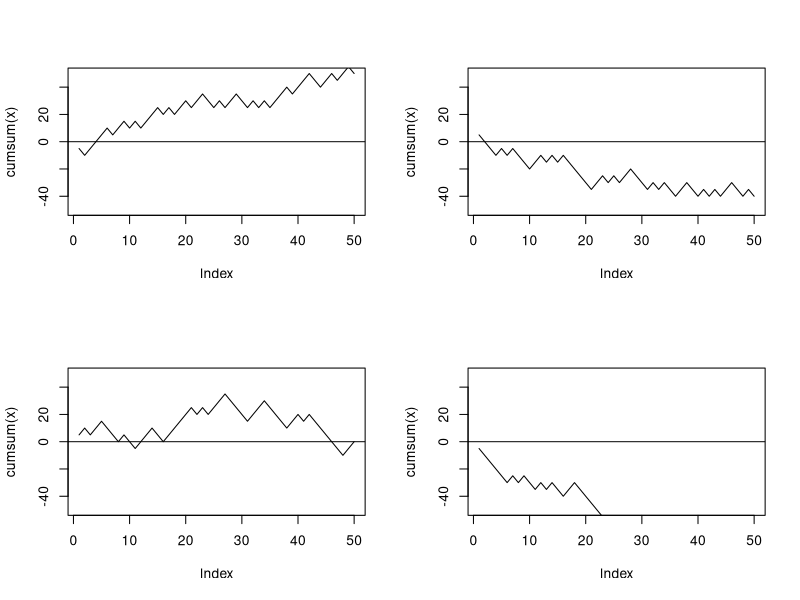
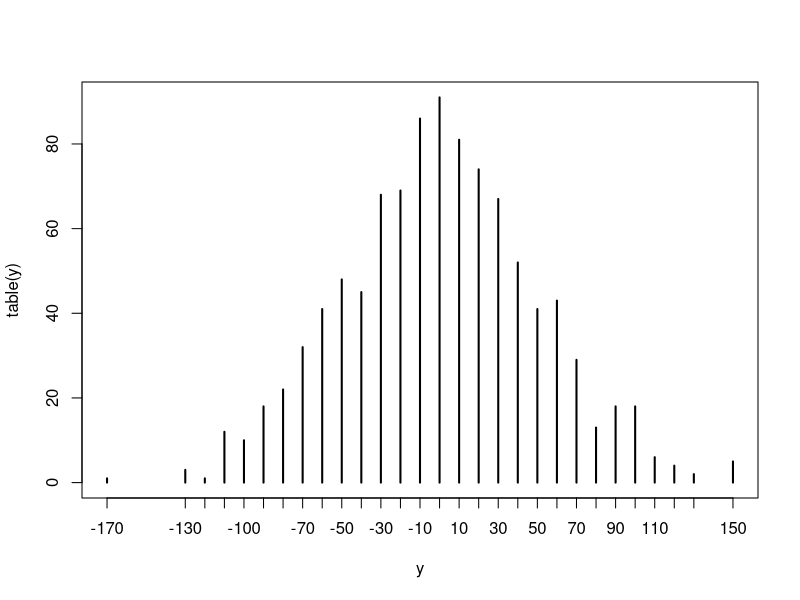
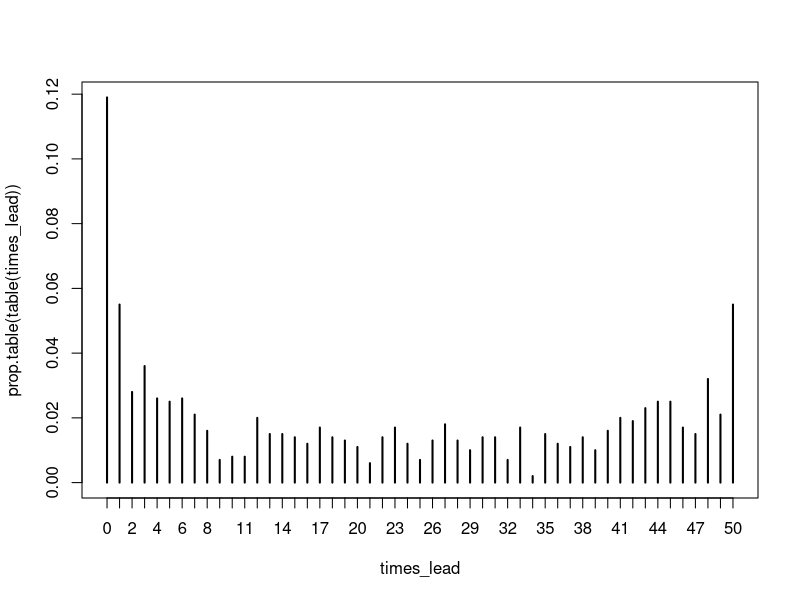
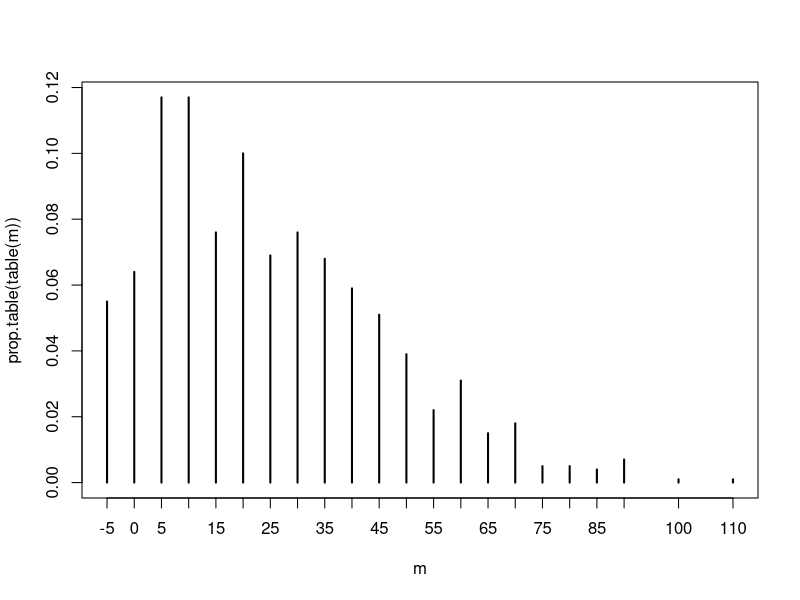

Reproduce these figures in R, in order.
x=sample(c(-5,5),size = 50,replace = TRUE)
sum(x)
cumsum(x)
#print it as four different plots
par(mfrow=c(2,2))
for (j in 1:4){
  x=sample(c(-5,5),size=50,replace=TRUE)
  plot(cumsum(x),type="l",ylim=c(-50,50))
  abline(h=0)
         
}

#this can be put as a function
peterpaul=function(n=50){
  
  x=sample(c(-5,5),size=n,replace=TRUE)
  sum(x)
}

peterpaul(100)

y=replicate(1000,peterpaul(100))
table(y)

par(mfrow=c(1,1))
plot(table(y))
# chances of breaking even can also be computed very accurately through binomial distribution
#getting exactly 25 heads in a row of 50 trials
dbinom(25,50,0.5)

#prob of getting atleast 25 heads
sum(dbinom(0:25,50,0.5))

# we find total fortune, sum(x), times when peter is in lead, and max cum sum can also be calculated
peterpaul=function(n=50){
  x=sample(c(-5,5),size=n,replace=TRUE)
  c(F=sum(x),L=sum(cumsum(x)>0),M=max(cumsum(x)))
}

peterpaul(100)
#replicate for 1000 times

n=replicate(1000,peterpaul())
head(n)
#how many times was Peter in lead

times_lead=n["L",]
plot(prop.table(table(times_lead)))

#Peter's maximum winning saved in M variable
m=n["M",]
plot(prop.table(table(m)))
